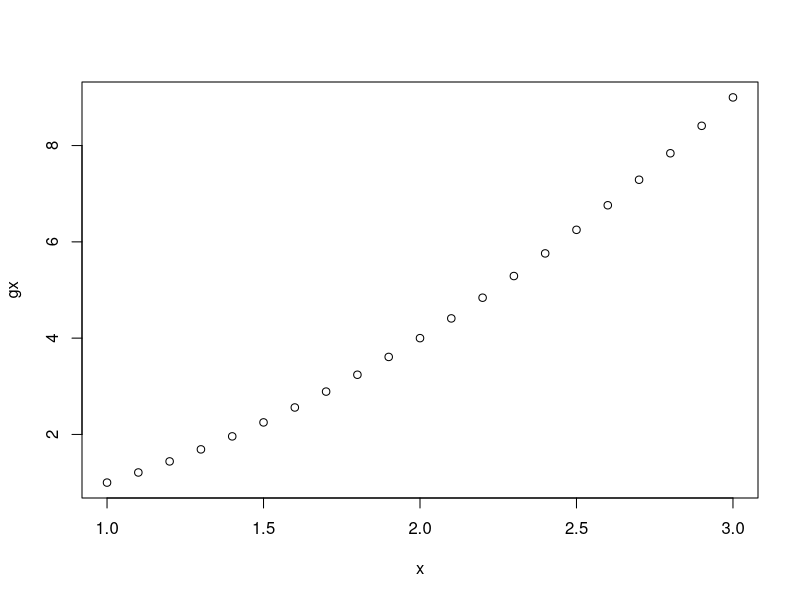
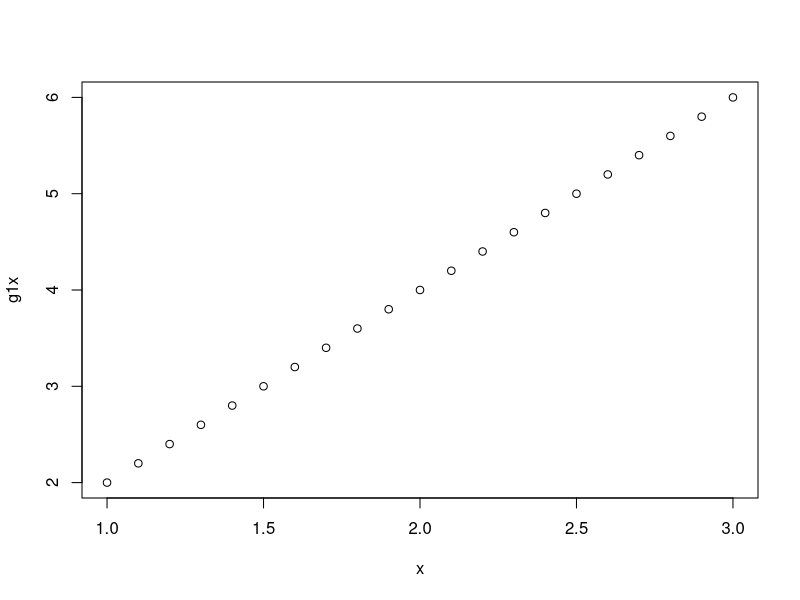
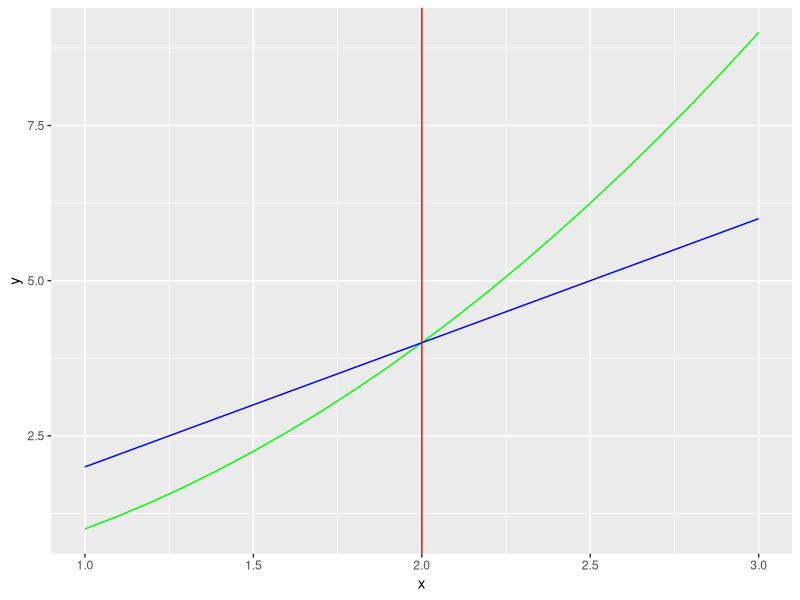

Write the R code that produced these figures, in order.
# UNIVERSIDAD NACIONAL AUTÓNOMA DE MÉXICO
# Facultad de Economía
# Matemáticas I 2021-1
# Profesor: Cesar Hernández
# PRÁCTICA : Derivadas en R


f<-expression(x^2+3*x)
f1<-D(f,"x")
f1

library(Deriv)

g<-function(x) x^2
g1<-Deriv(g)
g1

x<-seq(1,3,0.1)

gx<-g(x)
gx
g1x<-g1(x)
g1x

plot(x,gx)
plot(x,g1x)

g2<-Deriv(g1)
g2

g2x<-g2(x)
g2x

library(ggplot2)
library(dplyr)

df<-data.frame(x,gx,g1x)

df%>%ggplot() + 
  geom_line(data = df, aes(x = x, y = gx), color= "green") + 
  geom_line(data = df, aes(x = x, y = g1x), color = "blue") +
  xlab("x") +
  ylab("y") + 
  geom_vline(xintercept = g2x, color= "red")
